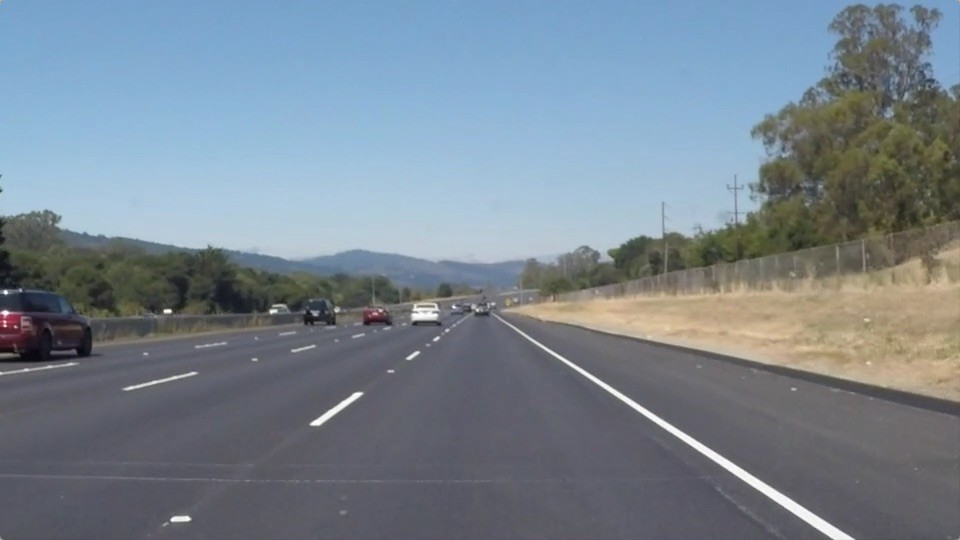
#> input picture car3.jpeg, 960 x 540 px
$ jupyter execute LaneDetection.ipynb   (shell and % lines are left out)
#> lines starting #> are read from the running program, lines starting #| are printed output that depends on the picture; after the words box and inside, x2 and y2 are one past the last pixel; in counts of white or black regions, pixels touching at a corner belong together
#1. Edge Detection

[cell 1]
from google.colab import files
files.upload()
#> the answer given: car3.jpeg

[cell 2]
import cv2
import numpy as np
import math
from google.colab.patches import cv2_imshow

[cell 3]
file_name = 'car3.jpeg'
frame = cv2.imread(file_name)
#> frame is the input picture: shape (540, 960, 3); mean B, G, R 143.7, 132.5, 120.3
cv2_imshow(frame)
height, width, channels = frame.shape
#> height = 540; width = 960; channels = 3
print(height, width, channels)
#| 540 960 3

[cell 4]
# Conver the image to grayscale
gray = cv2.cvtColor(frame, cv2.COLOR_RGB2GRAY)
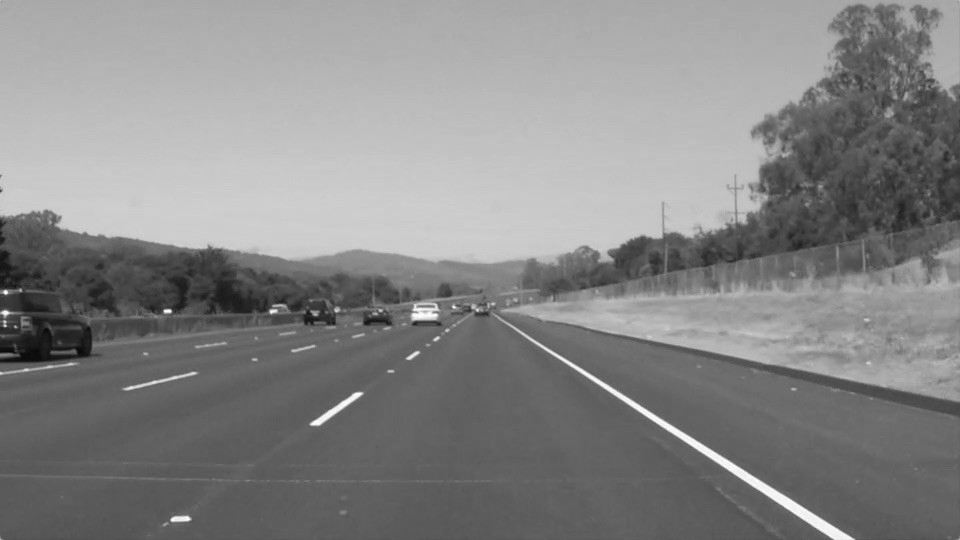
#> gray: shape (540, 960); min 4, max 255, mean 134.5
cv2_imshow(gray)
height, width = gray.shape
print(height, width)
#| 540 960

[cell 5]
# GaussianBlur for refucing noise
blur = cv2.GaussianBlur(gray, (5, 5), 0)
cv2_imshow(blur)

[cell 6]
canny = cv2.Canny(blur, 40, 130)
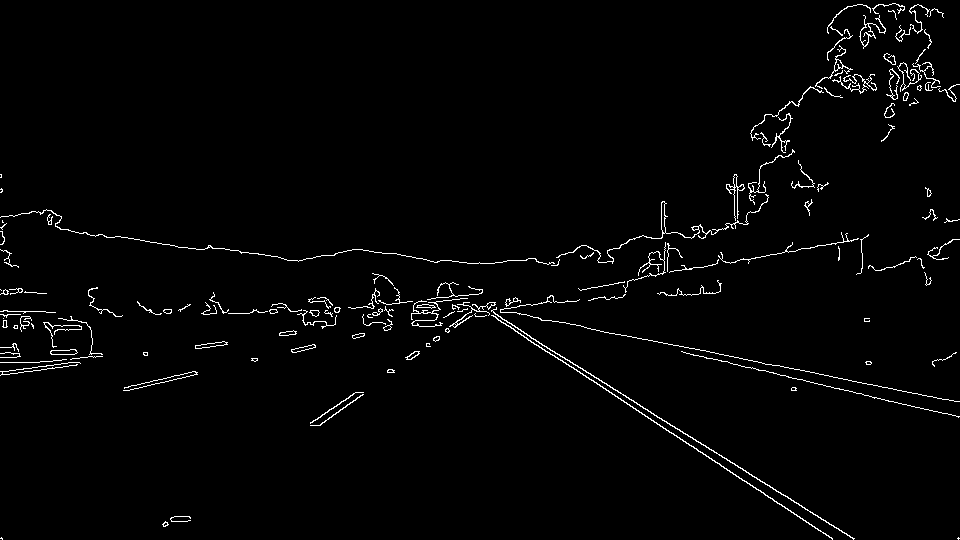
#> canny: shape (540, 960); 1.9% white in thin lines or dots
cv2_imshow(canny)

#2. Region of Interest

[cell 7]
mask = np.zeros((height,width), dtype='uint8')
cv2_imshow(mask)

[cell 8]
poly_heigh = int(0.60 * height)
#> poly_heigh = 324
poly_left = int(0.47 * width)
#> poly_left = 451
poly_right = int(0.53 * width)
#> poly_right = 508
polygons = np.array([[(0,height), (poly_left, poly_heigh), (poly_right, poly_heigh), (width, height)]])
cv2.fillPoly(mask, polygons, 255)
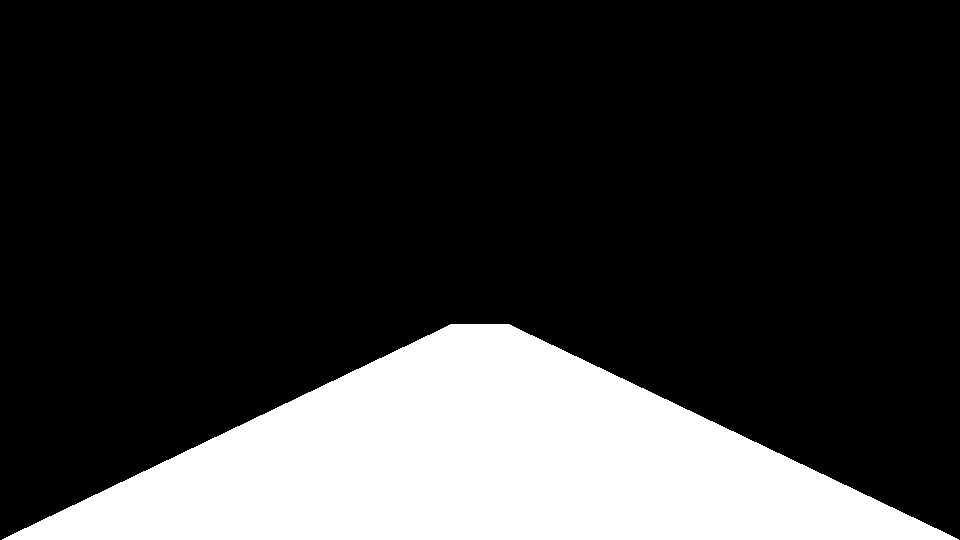
#> mask: shape (540, 960); 21.2% white; 1 white region, box (x1, y1, x2, y2) and area: (2, 324, 959, 540) 109857
cv2_imshow(mask)

[cell 9]
# Bitwise operation between poly and mask
masked = cv2.bitwise_and(canny, mask)
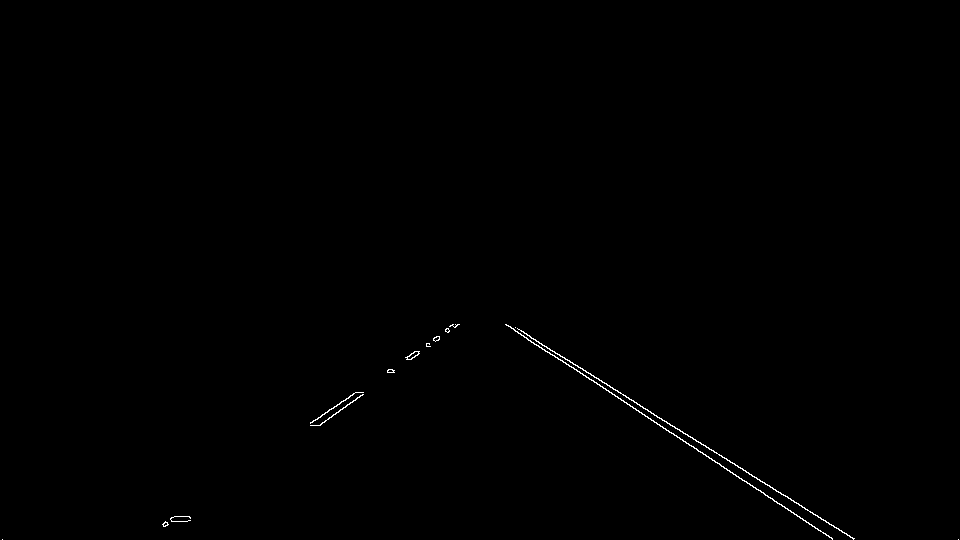
#> masked: shape (540, 960); 0.28% white in thin lines or dots, all inside (x1, y1, x2, y2) = (2, 324, 959, 540)
cv2_imshow(masked)

#3. Lane Detection

[cell 10]
lines = cv2.HoughLinesP(masked, 2, np.pi / 180, 20, np.array([]), 20, 10)
#> lines = 17 rows, first 6: [712, 460, 832, 538], [515, 327, 853, 538], [505, 324, 719, 463], [310, 422, 355, 392], [331, 417, 362, 394], [406, 357, 453, 324]

[cell 11]
image_rgb = cv2.cvtColor(canny, cv2.COLOR_GRAY2RGB)
#> image_rgb: shape (540, 960, 3); 1.9% white in thin lines or dots
if lines is not None:
    for line in lines:
        print(line)
        x1, y1, x2, y2 = line.reshape(4)
        cv2.line(image_rgb, (x1, y1), (x2, y2), (0, 0, 255), 1)
#> this loop made 17 passes
#> (x1, y1, x2, y2) on passes 1 to 12: (712, 460, 832, 538), (515, 327, 853, 538), (505, 324, 719, 463), (310, 422, 355, 392), (331, 417, 362, 394), (406, 357, 453, 324), (409, 359, 439, 339), (651, 420, 717, 462), (318, 425, 363, 392), (310, 423, 358, 392), (706, 456, 738, 476), (408, 359, 459, 324)
#| [[712 460 832 538]]
#| [[515 327 853 538]]
#| [[505 324 719 463]]
#| [[310 422 355 392]]
#| [[331 417 362 394]]
#| [[406 357 453 324]]
#| [[409 359 439 339]]
#| [[651 420 717 462]]
#> (further printed lines are left out)
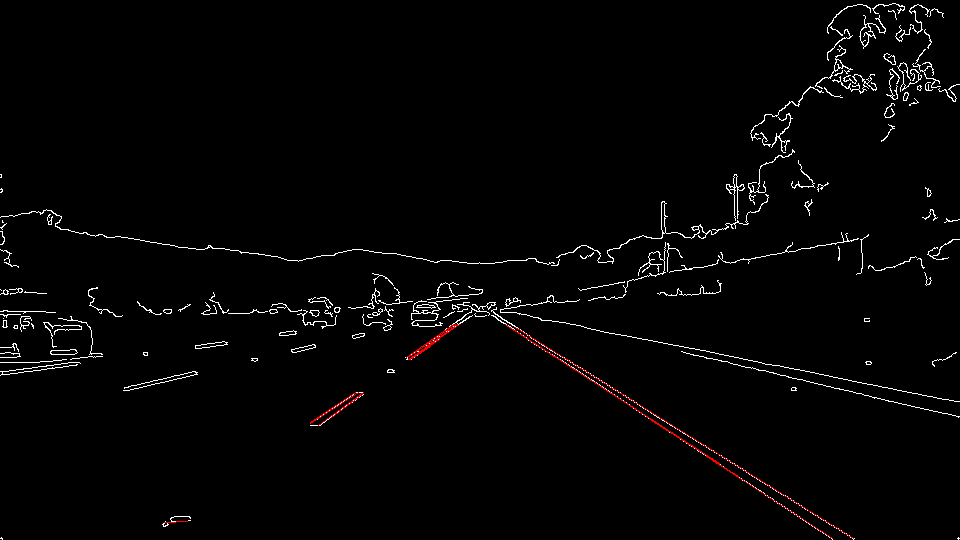
#> image_rgb: shape (540, 960, 3); mean B, G, R 4.4, 4.4, 5
    cv2_imshow(image_rgb)

[cell 12]
for line in lines:
    for x1, y1, x2, y2 in line:
        cv2.line(frame, (x1, y1), (x2, y2), (0, 255, 255), 5)
#> this loop made 17 passes
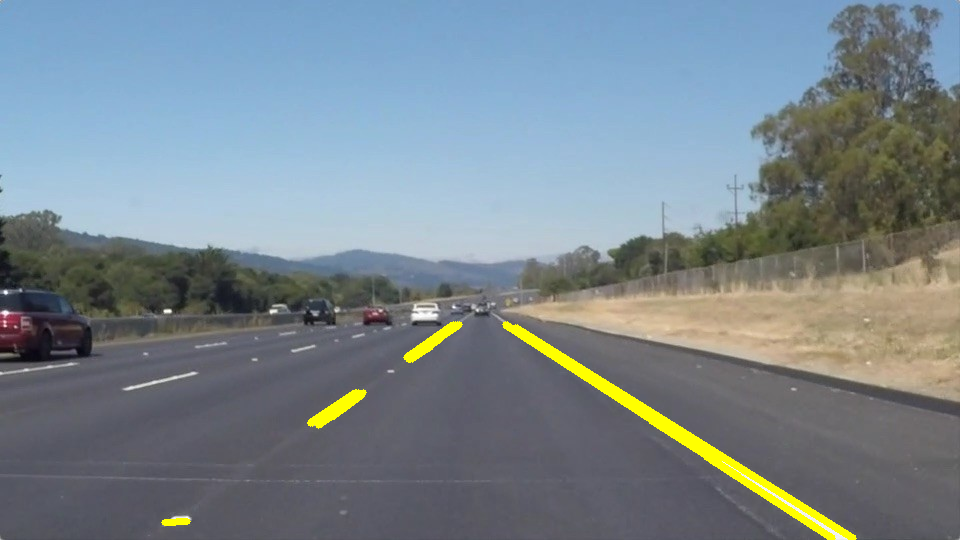
#> frame: shape (540, 960, 3); 1.38% of pixels changed, all inside (x1, y1, x2, y2) = (161, 321, 857, 540)
cv2_imshow(frame)

$ run again, with car1.jpg copied over car3.jpeg
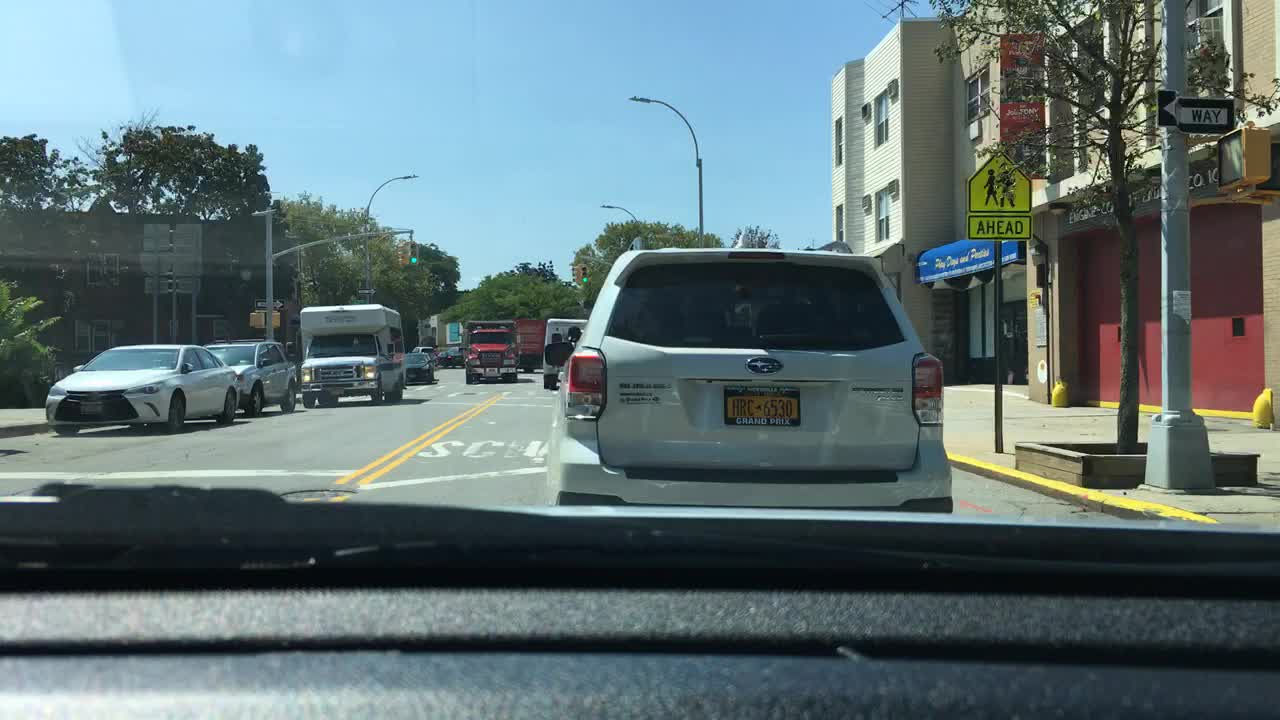
#> input picture car1.jpg, 1280 x 720 px
#> frame is the input picture: shape (720, 1280, 3); mean B, G, R 118.3, 114.8, 96.1
#| 720 1280 3
#| 720 1280
#> canny: shape (720, 1280); 5.6% white in thin lines or dots
#> mask: shape (720, 1280); 21.2% white; 1 white region, box (x1, y1, x2, y2) and area: (2, 432, 1279, 720) 195433
#> masked: shape (720, 1280); 0.43% white in thin lines or dots, all inside (x1, y1, x2, y2) = (134, 433, 951, 663)
#> lines = 75 rows, first 6: [630, 592, 826, 592], [404, 653, 622, 653], [499, 634, 567, 633], [646, 507, 708, 507], [426, 635, 455, 635], [654, 517, 733, 517]
#> the loop `for line in lines:` made 75 passes
#> (printed output is left out)
#> after the loop `for line in lines:`:
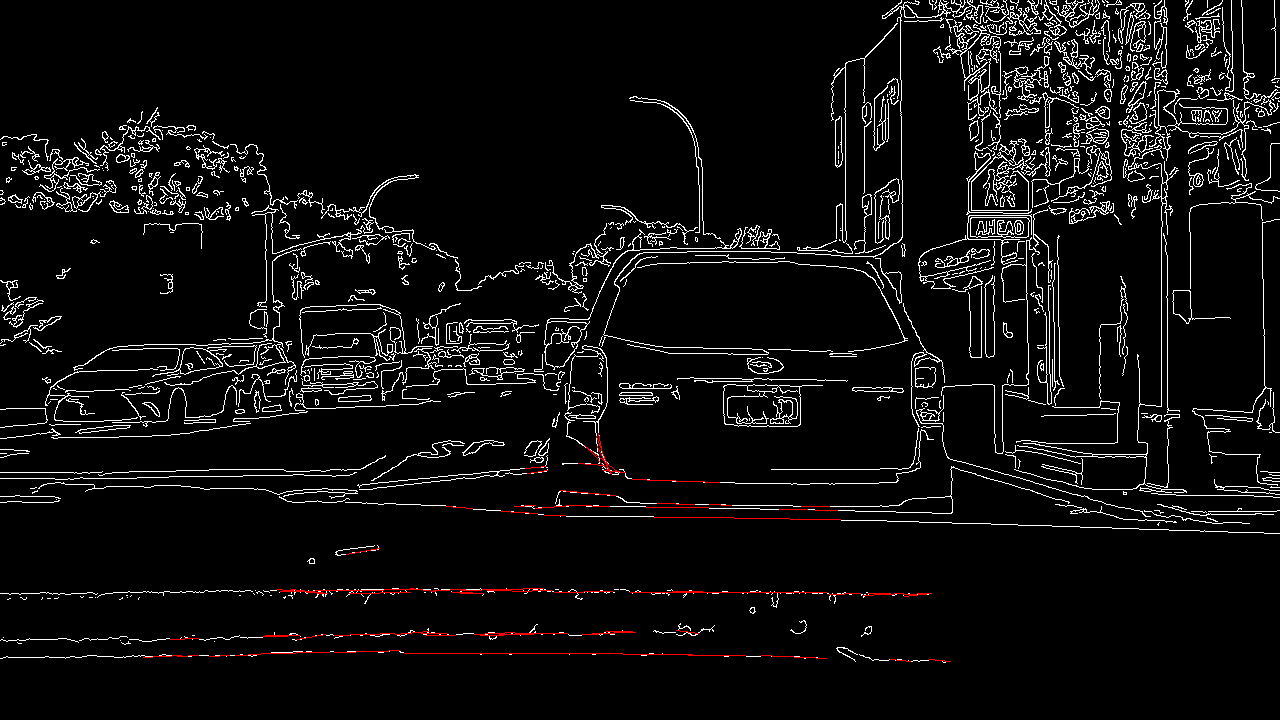
#> image_rgb: shape (720, 1280, 3); mean B, G, R 13.7, 13.7, 14.6
#> the loop `for line in lines:` made 75 passes
#> after the loop `for line in lines:`:
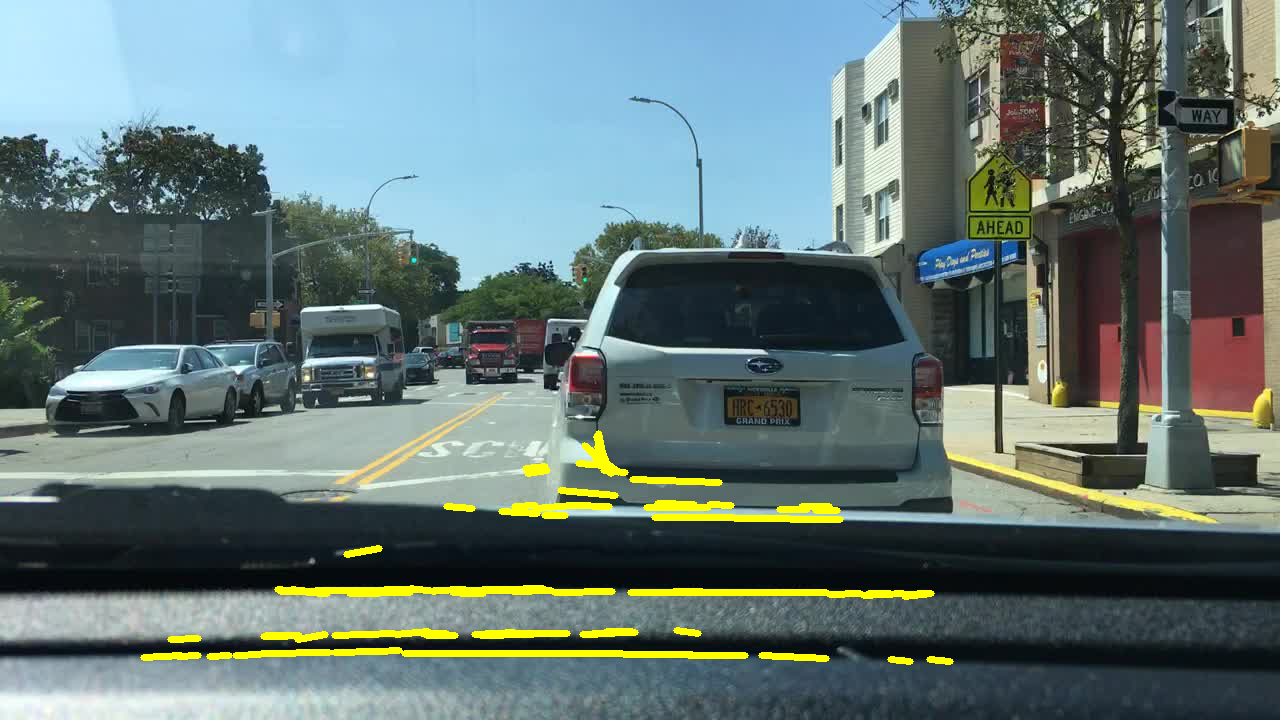
#> frame: shape (720, 1280, 3); 2.13% of pixels changed, all inside (x1, y1, x2, y2) = (140, 430, 954, 665)
